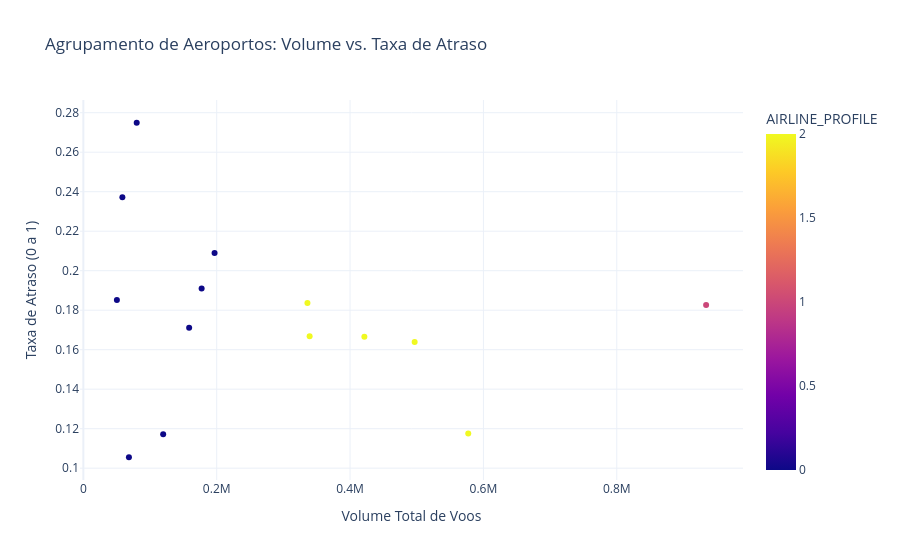

The cell this chart's notebook holds for it:
### Code cell
fig = px.scatter(
    df_airline_profile, 
    x='FLIGHT_VOLUME', 
    y='DELAY_RATE',
    color='AIRLINE_PROFILE',
    hover_name='AIRLINE',
    title='Agrupamento de Aeroportos: Volume vs. Taxa de Atraso',
    labels={'FLIGHT_VOLUME': 'Volume Total de Voos', 'DELAY_RATE': 'Taxa de Atraso (0 a 1)'},
    template='plotly_white',
    color_discrete_sequence=px.colors.qualitative.Safe
)

fig.show()

### Figure 1 — Plotly figure (JSON) as saved in the notebook; plotly's stock layout.template omitted (floating-point values rounded to 4 significant figures)
{"data": [{"hovertemplate": "<b>%{hovertext}</b><br><br>Volume Total de Voos=%{x}<br>Taxa de Atraso (0 a 1)=%{y}<br>AIRLINE_PROFILE=%{marker.color}<extra></extra>", "hovertext": ["AA", "AS", "B6", "DL", "EV", "F9", "HA", "MQ", "NK", "OO", "UA", "US", "VX", "WN"], "legendgroup": "", "marker": {"color": [2, 0, 0, 2, 2, 0, 0, 0, 0, 2, 2, 0, 0, 1], "coloraxis": "coloraxis", "symbol": "circle"}, "mode": "markers", "name": "", "orientation": "v", "showlegend": false, "type": "scatter", "x": [496882, 119686, 196763, 577266, 339363, 58498, 68329, 177336, 80001, 421474, 336065, 158651, 50284, 934017], "xaxis": "x", "y": [0.1639, 0.1172, 0.209, 0.1175, 0.1669, 0.2372, 0.1055, 0.1909, 0.2749, 0.1666, 0.1837, 0.1711, 0.1852, 0.1826], "yaxis": "y"}], "layout": {"coloraxis": {"colorbar": {"title": {"text": "AIRLINE_PROFILE"}}, "colorscale": [[0, "#0d0887"], [0.1111, "#46039f"], [0.2222, "#7201a8"], [0.3333, "#9c179e"], [0.4444, "#bd3786"], [0.5556, "#d8576b"], [0.6667, "#ed7953"], [0.7778, "#fb9f3a"], [0.8889, "#fdca26"], [1, "#f0f921"]]}, "legend": {"tracegroupgap": 0}, "title": {"text": "Agrupamento de Aeroportos: Volume vs. Taxa de Atraso"}, "xaxis": {"anchor": "y", "domain": [0, 1], "title": {"text": "Volume Total de Voos"}}, "yaxis": {"anchor": "x", "domain": [0, 1], "title": {"text": "Taxa de Atraso (0 a 1)"}}}}
